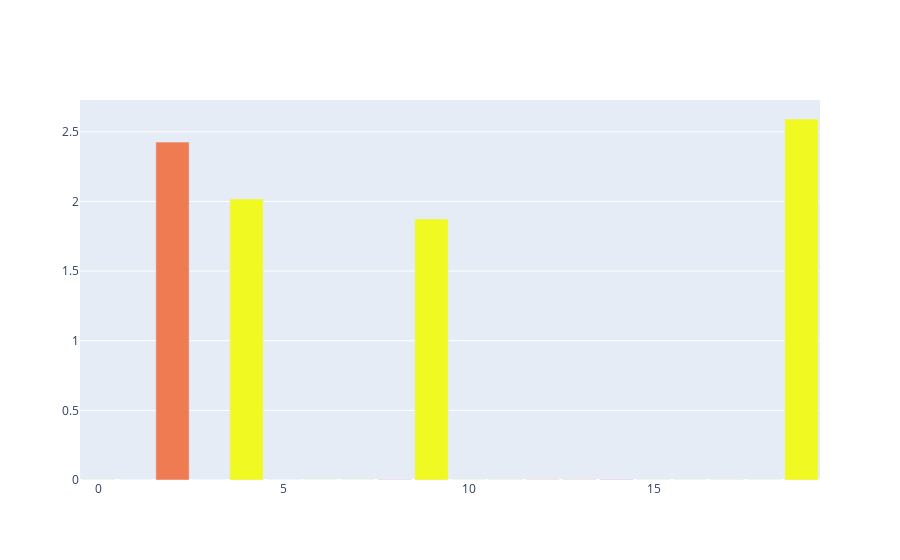

Notebook cell for this chart:
### Markdown cell above
## Superposition v2

### Code cell
i = 2
top_k = 20
linears = model2.get_linear_layers()
num_linear = len(linears)
if i == 0:
    # input layer
    weights = linears[i].linear.weight
    score = torch.sum(torch.abs(weights), dim=0)
    in_fold = linears[0].in_fold
    #print(score.shape)
    score = torch.sum(score.reshape(in_fold, int(score.shape[0]/in_fold)), dim=0)
elif i == num_linear:
    # output layer
    weights = linears[i-1].linear.weight
    score = torch.sum(torch.abs(weights), dim=1)
else:
    weights_in = linears[i-1].linear.weight
    weights_out = linears[i].linear.weight
    score = torch.sum(torch.abs(weights_out), dim=0) + torch.sum(torch.abs(weights_in), dim=1)
    print(score)
# print(score)
top_index = torch.flip(torch.argsort(score),[0])[:top_k]
print(top_index)
# score = score[top_index]

# num = score.shape[0]

features = model2.linears[1].linear.weight[top_index].T
print(features)

W_norm = features / (1e-5 + torch.linalg.norm(features, 2, dim=-1, keepdim=True))
interference = torch.einsum('fh,gh->fg', W_norm, features)
interference[torch.arange(20), torch.arange(20)] = 0
polysemanticity = torch.linalg.norm(interference, dim=-1).cpu()

norms = torch.linalg.norm(features, 2, dim=-1).cpu()

# WtW = torch.einsum('ih,oh->io', features, features).cpu()
print(polysemanticity.shape)
print(norms)

x = torch.arange(20)
width = 0.9
fig = go.Figure(go.Bar(x=x.detach().numpy(), 
        y=norms.detach().numpy(),
        marker=dict(
            color=polysemanticity.detach().numpy(),
            cmin=0,
            cmax=1
        ),
        width=width,
        ))
fig.show()

### Figure 1 — Plotly figure (JSON) as saved in the notebook; plotly's stock layout.template omitted (floating-point values rounded to 4 significant figures)
{"data": [{"marker": {"cmax": 1, "cmin": 0, "color": [1.439, 0.4313, 0.6739, 1.032, 2.826, 2.51, 1.494, 1.079, 0.5499, 2.158, 1.809, 0.9089, 0.6919, 0.6963, 0.3992, 1.455, 1.111, 0.8833, 1.225, 2.312]}, "type": "bar", "width": 0.9, "x": [0, 1, 2, 3, 4, 5, 6, 7, 8, 9, 10, 11, 12, 13, 14, 15, 16, 17, 18, 19], "y": [0.001177, 0.0008826, 2.426, 0.0007121, 2.018, 0.0008621, 0.001022, 0.0009407, 0.0009544, 1.875, 0.00118, 0.001205, 0.001266, 0.001535, 0.0009878, 0.001099, 0.001205, 0.001044, 0.001152, 2.592]}], "layout": {}}
